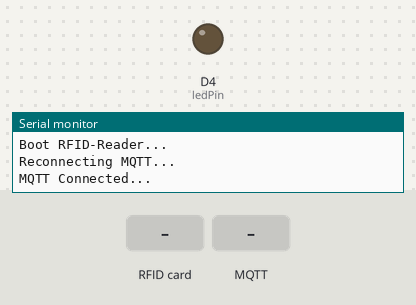
Bench run of a sketch on a simulated ESP8266 (NodeMCU). On the bench: output pins drawn as LEDs (lit = HIGH), the last lines printed to the serial monitor. Dashed ring = blinking. The inputs (shaded band) are chosen by the test bench. WiFi joins after 1.5 s; servers stay silent unless stated; no MQTT or app messages arrive unless stated.

Above: at 2.7 s.
2.8 s: RFID card 5E 7A 19 C4 held to the reader
At 3.01 s:
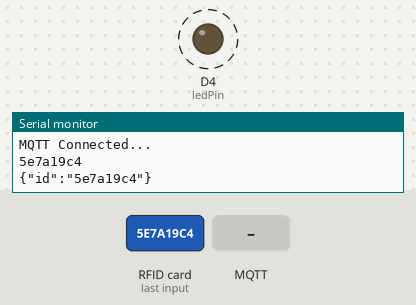
5.8 s: MQTT message "1" arrives on the first subscribed topic
8.8 s: MQTT message "on" arrives on the first subscribed topic
11.8 s: MQTT message "off" arrives on the first subscribed topic
Timing chart, 0 to 15.8 s (numbered marks = the images above; inputs shaded):
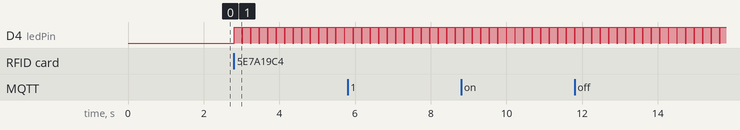

Measured:
- after the input at 2.8 s, D4 (ledPin): alternates HIGH for 0.20 s and LOW for 0.03 s, starting at once

The sketch:

rfid_reader.ino
```cpp
#include <SPI.h>
#include <MFRC522.h>
#include <ESP8266WiFi.h>
#include <PubSubClient.h>
#include <string.h>
#include <ArduinoJson.h>

// Configuration of WLAN
const char* SSID = "intia";
const char* PSK = "BuntesLicht10";

WiFiClient espClient;

//Configuration for MQTT
//const char* MQTT_BROKER = "intia.local";
const char* MQTT_BROKER = "intia.local";
const char* TOPIC = "rfid-reader"; // Publish topic
const char* TOPIC_SUB = "rfid-reader/set"; // Subscribe topic

PubSubClient client(espClient);

// Define PINS for MFRC522
#define SS_PIN D8
#define RST_PIN D3
const int ledPin = D4;

MFRC522 rfid(SS_PIN, RST_PIN); // Instance of the class
MFRC522::MIFARE_Key key;

const int capacity = JSON_OBJECT_SIZE(50);
StaticJsonDocument<capacity> doc;
int waitForACK = 0;

void setup(void){
  setup_wifi();
  client.setServer(MQTT_BROKER, 1883);
  client.setCallback(callback);

  SPI.begin();
  rfid.PCD_Init();

  Serial.begin(115200);
  Serial.println("Boot RFID-Reader...");

  pinMode(ledPin, OUTPUT);
}

void loop(void){
  if (!client.connected()) {
    reconnect();
  }
  client.loop();

  if(waitForACK){
    digitalWrite(ledPin,HIGH);
    delay(200);
  }
  digitalWrite(ledPin,LOW);
  handleRFID();
}

void handleRFID() {
  if (!rfid.PICC_IsNewCardPresent()) return;
  if (!rfid.PICC_ReadCardSerial()) return;
  Serial.println(printHex(rfid.uid.uidByte, rfid.uid.size));
  doc["id"]=printHex(rfid.uid.uidByte, rfid.uid.size);

  char message[256];
  serializeJson(doc, message);
  Serial.println(message);
  client.publish(TOPIC, message);
  waitForACK = 1;

  rfid.PICC_HaltA();
  rfid.PCD_StopCrypto1();
}

String printHex(byte *buffer, byte bufferSize) {
  String id = "";
  for (byte i = 0; i < bufferSize; i++) {
    id += buffer[i] < 0x10 ? "0" : "";
    id += String(buffer[i], HEX);
  }
  return id;
}
void callback(char* topic, byte* payload, unsigned int length) {
  Serial.print("Received message [");
  Serial.print(topic);
  Serial.print("] ");
  char msg[length + 1];
  for (int i = 0; i < length; i++) {
    Serial.print((char)payload[i]);
    msg[i] = (char)payload[i];
  }
  Serial.println();

  msg[length] = '\0';
  Serial.println(msg);

  if (strcmp(msg, "{\"ack\":1}") == 0) {
     Serial.print("Acknowledged");
     waitForACK=0;
    //digitalWrite(ledPin, HIGH);
  }
  else if (strcmp(msg, "{\"ack\":0}") == 0) {
    Serial.print("not Acknowledged");
    waitForACK=0;
    //digitalWrite(ledPin, LOW);
  }
}
void setup_wifi() {
  delay(10);
  Serial.println();
  Serial.print("Connecting to ");
  Serial.println(SSID);
  WiFi.hostname("RFID-reader");
  WiFi.begin(SSID, PSK);

  while (WiFi.status() != WL_CONNECTED) {
    delay(500);
    Serial.print(".");
  }

  Serial.println("");
  Serial.println("WiFi connected");
  Serial.println("IP address: ");
  Serial.println(WiFi.localIP());
}
void reconnect() {
  while (!client.connected()) {
    Serial.println("Reconnecting MQTT...");
    if (!client.connect("rfid-reader")) {
      Serial.print("failed, rc=");
      Serial.print(client.state());
      Serial.println(" retrying in 5 seconds");
      delay(5000);
    }
  }
  client.subscribe(TOPIC_SUB);
  Serial.println("MQTT Connected...");
}
```
